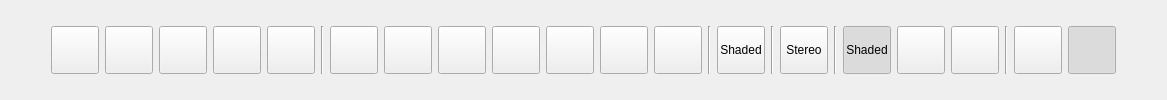
              <widget class="QWidget" name="tabView">
               <attribute name="title">
                <string>View</string>
               </attribute>
               <layout class="QGridLayout" name="gridLayout_12">
                <item row="0" column="0">
                 <layout class="QHBoxLayout" name="horizontalLayout_6">
                  <item>
                   <spacer name="horizontalSpacer">
                    <property name="orientation">
                     <enum>Qt::Horizontal</enum>
                    </property>
                    <property name="sizeHint" stdset="0">
                     <size>
                      <width>40</width>
                      <height>20</height>
                     </size>
                    </property>
                   </spacer>
                  </item>
                  <item>
                   <widget class="QToolButton" name="toolButtonRotateView">
                    <property name="minimumSize">
                     <size>
                      <width>48</width>
                      <height>48</height>
                     </size>
                    </property>
                    <property name="maximumSize">
                     <size>
                      <width>48</width>
                      <height>48</height>
                     </size>
                    </property>
                    <property name="toolTip">
                     <string>Rotate View</string>
                    </property>
                    <property name="text">
                     <string/>
                    </property>
                    <property name="icon">
                     <iconset resource="ModelViewer.qrc">
                      <normaloff>:/new/prefix1/res/rotateview.png</normaloff>:/new/prefix1/res/rotateview.png</iconset>
                    </property>
                    <property name="iconSize">
                     <size>
                      <width>48</width>
                      <height>48</height>
                     </size>
                    </property>
                    <property name="checkable">
                     <bool>false</bool>
                    </property>
                    <attribute name="buttonGroup">
                     <string notr="true">buttonGroupviewManip</string>
                    </attribute>
                   </widget>
                  </item>
                  <item>
                   <widget class="QToolButton" name="toolButtonPanView">
                    <property name="minimumSize">
                     <size>
                      <width>48</width>
                      <height>48</height>
                     </size>
                    </property>
                    <property name="maximumSize">
                     <size>
                      <width>48</width>
                      <height>48</height>
                     </size>
                    </property>
                    <property name="toolTip">
                     <string>Pan View</string>
                    </property>
                    <property name="text">
                     <string/>
                    </property>
                    <property name="icon">
                     <iconset resource="ModelViewer.qrc">
                      <normaloff>:/new/prefix1/res/panview.png</normaloff>:/new/prefix1/res/panview.png</iconset>
                    </property>
                    <property name="iconSize">
                     <size>
                      <width>48</width>
                      <height>48</height>
                     </size>
                    </property>
                    <property name="checkable">
                     <bool>false</bool>
                    </property>
                    <attribute name="buttonGroup">
                     <string notr="true">buttonGroupviewManip</string>
                    </attribute>
                   </widget>
                  </item>
                  <item>
                   <widget class="QToolButton" name="toolButtonZoomView">
                    <property name="minimumSize">
                     <size>
                      <width>48</width>
                      <height>48</height>
                     </size>
                    </property>
                    <property name="maximumSize">
                     <size>
                      <width>48</width>
                      <height>48</height>
                     </size>
                    </property>
                    <property name="toolTip">
                     <string>Zoom View</string>
                    </property>
                    <property name="text">
                     <string/>
                    </property>
                    <property name="icon">
                     <iconset resource="ModelViewer.qrc">
                      <normaloff>:/new/prefix1/res/zoomview.png</normaloff>:/new/prefix1/res/zoomview.png</iconset>
                    </property>
                    <property name="iconSize">
                     <size>
                      <width>48</width>
                      <height>48</height>
                     </size>
                    </property>
                    <property name="checkable">
                     <bool>false</bool>
                    </property>
                    <attribute name="buttonGroup">
                     <string notr="true">buttonGroupviewManip</string>
                    </attribute>
                   </widget>
                  </item>
                  <item>
                   <widget class="QToolButton" name="toolButtonFitAll">
                    <property name="minimumSize">
                     <size>
                      <width>48</width>
                      <height>48</height>
                     </size>
                    </property>
                    <property name="maximumSize">
                     <size>
                      <width>48</width>
                      <height>48</height>
                     </size>
                    </property>
                    <property name="toolTip">
                     <string>Fit All</string>
                    </property>
                    <property name="text">
                     <string/>
                    </property>
                    <property name="icon">
                     <iconset resource="ModelViewer.qrc">
                      <normaloff>:/new/prefix1/res/fit-all.png</normaloff>:/new/prefix1/res/fit-all.png</iconset>
                    </property>
                    <property name="iconSize">
                     <size>
                      <width>48</width>
                      <height>48</height>
                     </size>
                    </property>
                    <property name="checkable">
                     <bool>false</bool>
                    </property>
                   </widget>
                  </item>
                  <item>
                   <widget class="QToolButton" name="toolButtonWindowZoom">
                    <property name="minimumSize">
                     <size>
                      <width>48</width>
                      <height>48</height>
                     </size>
                    </property>
                    <property name="maximumSize">
                     <size>
                      <width>48</width>
                      <height>48</height>
                     </size>
                    </property>
                    <property name="toolTip">
                     <string>Window Zoom</string>
                    </property>
                    <property name="text">
                     <string/>
                    </property>
                    <property name="icon">
                     <iconset resource="ModelViewer.qrc">
                      <normaloff>:/new/prefix1/res/window-zoom.png</normaloff>:/new/prefix1/res/window-zoom.png</iconset>
                    </property>
                    <property name="iconSize">
                     <size>
                      <width>48</width>
                      <height>48</height>
                     </size>
                    </property>
                    <property name="checkable">
                     <bool>true</bool>
                    </property>
                   </widget>
                  </item>
                  <item>
                   <widget class="Line" name="line_5">
                    <property name="orientation">
                     <enum>Qt::Vertical</enum>
                    </property>
                   </widget>
                  </item>
                  <item>
                   <widget class="QToolButton" name="toolButtonTopView">
                    <property name="minimumSize">
                     <size>
                      <width>48</width>
                      <height>48</height>
                     </size>
                    </property>
                    <property name="maximumSize">
                     <size>
                      <width>48</width>
                      <height>48</height>
                     </size>
                    </property>
                    <property name="toolTip">
                     <string>Top View</string>
                    </property>
                    <property name="text">
                     <string/>
                    </property>
                    <property name="icon">
                     <iconset resource="ModelViewer.qrc">
                      <normaloff>:/new/prefix1/res/top.png</normaloff>:/new/prefix1/res/top.png</iconset>
                    </property>
                    <property name="iconSize">
                     <size>
                      <width>48</width>
                      <height>48</height>
                     </size>
                    </property>
                    <property name="shortcut">
                     <string>Ctrl+T</string>
                    </property>
                    <property name="checkable">
                     <bool>true</bool>
                    </property>
                    <attribute name="buttonGroup">
                     <string notr="true">buttonGroupViews</string>
                    </attribute>
                   </widget>
                  </item>
                  <item>
                   <widget class="QToolButton" name="toolButtonBottomView">
                    <property name="minimumSize">
                     <size>
                      <width>48</width>
                      <height>48</height>
                     </size>
                    </property>
                    <property name="maximumSize">
                     <size>
                      <width>48</width>
                      <height>48</height>
                     </size>
                    </property>
                    <property name="toolTip">
                     <string>Bottom View</string>
                    </property>
                    <property name="text">
                     <string/>
                    </property>
                    <property name="icon">
                     <iconset resource="ModelViewer.qrc">
                      <normaloff>:/new/prefix1/res/bottom.png</normaloff>:/new/prefix1/res/bottom.png</iconset>
                    </property>
                    <property name="iconSize">
                     <size>
                      <width>48</width>
                      <height>48</height>
                     </size>
                    </property>
                    <property name="shortcut">
                     <string>Ctrl+B</string>
                    </property>
                    <property name="checkable">
                     <bool>true</bool>
                    </property>
                    <attribute name="buttonGroup">
                     <string notr="true">buttonGroupViews</string>
                    </attribute>
                   </widget>
                  </item>
                  <item>
                   <widget class="QToolButton" name="toolButtonLeftView">
                    <property name="minimumSize">
                     <size>
                      <width>48</width>
                      <height>48</height>
                     </size>
                    </property>
                    <property name="maximumSize">
                     <size>
                      <width>48</width>
                      <height>48</height>
                     </size>
                    </property>
                    <property name="toolTip">
                     <string>Left View</string>
                    </property>
                    <property name="text">
                     <string/>
                    </property>
                    <property name="icon">
                     <iconset resource="ModelViewer.qrc">
                      <normaloff>:/new/prefix1/res/left.png</normaloff>:/new/prefix1/res/left.png</iconset>
                    </property>
                    <property name="iconSize">
                     <size>
                      <width>48</width>
                      <height>48</height>
                     </size>
                    </property>
                    <property name="shortcut">
                     <string>Ctrl+L</string>
                    </property>
                    <property name="checkable">
                     <bool>true</bool>
                    </property>
                    <attribute name="buttonGroup">
                     <string notr="true">buttonGroupViews</string>
                    </attribute>
                   </widget>
                  </item>
                  <item>
                   <widget class="QToolButton" name="toolButtonRightView">
                    <property name="minimumSize">
                     <size>
                      <width>48</width>
                      <height>48</height>
                     </size>
                    </property>
                    <property name="maximumSize">
                     <size>
                      <width>48</width>
                      <height>48</height>
                     </size>
                    </property>
                    <property name="toolTip">
                     <string>Right View</string>
                    </property>
                    <property name="text">
                     <string/>
                    </property>
                    <property name="icon">
                     <iconset resource="ModelViewer.qrc">
                      <normaloff>:/new/prefix1/res/right.png</normaloff>:/new/prefix1/res/right.png</iconset>
                    </property>
                    <property name="iconSize">
                     <size>
                      <width>48</width>
                      <height>48</height>
                     </size>
                    </property>
                    <property name="shortcut">
                     <string>Ctrl+R</string>
                    </property>
                    <property name="checkable">
                     <bool>true</bool>
                    </property>
                    <attribute name="buttonGroup">
                     <string notr="true">buttonGroupViews</string>
                    </attribute>
                   </widget>
                  </item>
                  <item>
                   <widget class="QToolButton" name="toolButtonFrontView">
                    <property name="minimumSize">
                     <size>
                      <width>48</width>
                      <height>48</height>
                     </size>
                    </property>
                    <property name="maximumSize">
                     <size>
                      <width>48</width>
                      <height>48</height>
                     </size>
                    </property>
                    <property name="toolTip">
                     <string>Front View</string>
                    </property>
                    <property name="text">
                     <string/>
                    </property>
                    <property name="icon">
                     <iconset resource="ModelViewer.qrc">
                      <normaloff>:/new/prefix1/res/front.png</normaloff>:/new/prefix1/res/front.png</iconset>
                    </property>
                    <property name="iconSize">
                     <size>
                      <width>48</width>
                      <height>48</height>
                     </size>
                    </property>
                    <property name="shortcut">
                     <string>Ctrl+F</string>
                    </property>
                    <property name="checkable">
                     <bool>true</bool>
                    </property>
                    <attribute name="buttonGroup">
                     <string notr="true">buttonGroupViews</string>
                    </attribute>
                   </widget>
                  </item>
                  <item>
                   <widget class="QToolButton" name="toolButtonBackView">
                    <property name="minimumSize">
                     <size>
                      <width>48</width>
                      <height>48</height>
                     </size>
                    </property>
                    <property name="maximumSize">
                     <size>
                      <width>48</width>
                      <height>48</height>
                     </size>
                    </property>
                    <property name="toolTip">
                     <string>Back View</string>
                    </property>
                    <property name="text">
                     <string/>
                    </property>
                    <property name="icon">
                     <iconset resource="ModelViewer.qrc">
                      <normaloff>:/new/prefix1/res/back.png</normaloff>:/new/prefix1/res/back.png</iconset>
                    </property>
                    <property name="iconSize">
                     <size>
                      <width>48</width>
                      <height>48</height>
                     </size>
                    </property>
                    <property name="shortcut">
                     <string>Ctrl+G</string>
                    </property>
                    <property name="checkable">
                     <bool>true</bool>
                    </property>
                    <attribute name="buttonGroup">
                     <string notr="true">buttonGroupViews</string>
                    </attribute>
                   </widget>
                  </item>
                  <item>
                   <widget class="QToolButton" name="toolButtonIsometricView">
                    <property name="minimumSize">
                     <size>
                      <width>48</width>
                      <height>48</height>
                     </size>
                    </property>
                    <property name="maximumSize">
                     <size>
                      <width>48</width>
                      <height>48</height>
                     </size>
                    </property>
                    <property name="toolTip">
                     <string>Axonometric View</string>
                    </property>
                    <property name="text">
                     <string/>
                    </property>
                    <property name="icon">
                     <iconset resource="ModelViewer.qrc">
                      <normaloff>:/new/prefix1/res/isometric.png</normaloff>:/new/prefix1/res/isometric.png</iconset>
                    </property>
                    <property name="iconSize">
                     <size>
                      <width>48</width>
                      <height>48</height>
                     </size>
                    </property>
                    <property name="checkable">
                     <bool>false</bool>
                    </property>
                    <property name="checked">
                     <bool>false</bool>
                    </property>
                   </widget>
                  </item>
                  <item>
                   <widget class="Line" name="line_2">
                    <property name="orientation">
                     <enum>Qt::Vertical</enum>
                    </property>
                   </widget>
                  </item>
                  <item>
                   <widget class="QToolButton" name="toolButtonProjection">
                    <property name="minimumSize">
                     <size>
                      <width>48</width>
                      <height>48</height>
                     </size>
                    </property>
                    <property name="maximumSize">
                     <size>
                      <width>48</width>
                      <height>48</height>
                     </size>
                    </property>
                    <property name="toolTip">
                     <string>Perspective</string>
                    </property>
                    <property name="text">
                     <string>Shaded</string>
                    </property>
                    <property name="icon">
                     <iconset resource="ModelViewer.qrc">
                      <normaloff>:/new/prefix1/res/Perspective.png</normaloff>
                      <normalon>:/new/prefix1/res/Ortho.png</normalon>:/new/prefix1/res/Perspective.png</iconset>
                    </property>
                    <property name="iconSize">
                     <size>
                      <width>48</width>
                      <height>48</height>
                     </size>
                    </property>
                    <property name="checkable">
                     <bool>true</bool>
                    </property>
                    <property name="checked">
                     <bool>false</bool>
                    </property>
                   </widget>
                  </item>
                  <item>
                   <widget class="Line" name="line_4">
                    <property name="orientation">
                     <enum>Qt::Vertical</enum>
                    </property>
                   </widget>
                  </item>
                  <item>
                   <widget class="QToolButton" name="toolButtonMultiView">
                    <property name="enabled">
                     <bool>true</bool>
                    </property>
                    <property name="minimumSize">
                     <size>
                      <width>48</width>
                      <height>48</height>
                     </size>
                    </property>
                    <property name="maximumSize">
                     <size>
                      <width>48</width>
                      <height>48</height>
                     </size>
                    </property>
                    <property name="toolTip">
                     <string>Multiple Views</string>
                    </property>
                    <property name="text">
                     <string>Stereo</string>
                    </property>
                    <property name="icon">
                     <iconset resource="ModelViewer.qrc">
                      <normaloff>:/new/prefix1/res/multiview.png</normaloff>:/new/prefix1/res/multiview.png</iconset>
                    </property>
                    <property name="iconSize">
                     <size>
                      <width>48</width>
                      <height>48</height>
                     </size>
                    </property>
                    <property name="shortcut">
                     <string>F4</string>
                    </property>
                    <property name="checkable">
                     <bool>true</bool>
                    </property>
                    <property name="checked">
                     <bool>false</bool>
                    </property>
                    <property name="toolButtonStyle">
                     <enum>Qt::ToolButtonIconOnly</enum>
                    </property>
                   </widget>
                  </item>
                  <item>
                   <widget class="Line" name="line">
                    <property name="orientation">
                     <enum>Qt::Vertical</enum>
                    </property>
                   </widget>
                  </item>
                  <item>
                   <widget class="QToolButton" name="toolButtonDisplayMode">
                    <property name="minimumSize">
                     <size>
                      <width>48</width>
                      <height>48</height>
                     </size>
                    </property>
                    <property name="maximumSize">
                     <size>
                      <width>48</width>
                      <height>48</height>
                     </size>
                    </property>
                    <property name="toolTip">
                     <string>Display Mode</string>
                    </property>
                    <property name="text">
                     <string>Shaded</string>
                    </property>
                    <property name="icon">
                     <iconset resource="ModelViewer.qrc">
                      <normaloff>:/new/prefix1/res/shaded.png</normaloff>
                      <normalon>:/new/prefix1/res/wireframe.png</normalon>:/new/prefix1/res/shaded.png</iconset>
                    </property>
                    <property name="iconSize">
                     <size>
                      <width>48</width>
                      <height>48</height>
                     </size>
                    </property>
                    <property name="checkable">
                     <bool>true</bool>
                    </property>
                    <property name="checked">
                     <bool>true</bool>
                    </property>
                    <property name="popupMode">
                     <enum>QToolButton::InstantPopup</enum>
                    </property>
                   </widget>
                  </item>
                  <item>
                   <widget class="QToolButton" name="toolButtonVertexNormal">
                    <property name="minimumSize">
                     <size>
                      <width>48</width>
                      <height>48</height>
                     </size>
                    </property>
                    <property name="maximumSize">
                     <size>
                      <width>48</width>
                      <height>48</height>
                     </size>
                    </property>
                    <property name="toolTip">
                     <string>Show/Hide Vertex Normals</string>
                    </property>
                    <property name="text">
                     <string/>
                    </property>
                    <property name="icon">
                     <iconset resource="ModelViewer.qrc">
                      <normaloff>:/new/prefix1/res/hideVertexNormal.png</normaloff>
                      <normalon>:/new/prefix1/res/showVertexNormal.png</normalon>:/new/prefix1/res/hideVertexNormal.png</iconset>
                    </property>
                    <property name="iconSize">
                     <size>
                      <width>48</width>
                      <height>48</height>
                     </size>
                    </property>
                    <property name="checkable">
                     <bool>true</bool>
                    </property>
                   </widget>
                  </item>
                  <item>
                   <widget class="QToolButton" name="toolButtonFaceNormal">
                    <property name="minimumSize">
                     <size>
                      <width>48</width>
                      <height>48</height>
                     </size>
                    </property>
                    <property name="maximumSize">
                     <size>
                      <width>48</width>
                      <height>48</height>
                     </size>
                    </property>
                    <property name="toolTip">
                     <string>Show/Hide Face Normals</string>
                    </property>
                    <property name="text">
                     <string/>
                    </property>
                    <property name="icon">
                     <iconset resource="ModelViewer.qrc">
                      <normaloff>:/new/prefix1/res/hideFaceNormal.png</normaloff>
                      <normalon>:/new/prefix1/res/showFaceNormal.png</normalon>:/new/prefix1/res/hideFaceNormal.png</iconset>
                    </property>
                    <property name="iconSize">
                     <size>
                      <width>48</width>
                      <height>48</height>
                     </size>
                    </property>
                    <property name="checkable">
                     <bool>true</bool>
                    </property>
                   </widget>
                  </item>
                  <item>
                   <widget class="Line" name="line_3">
                    <property name="orientation">
                     <enum>Qt::Vertical</enum>
                    </property>
                   </widget>
                  </item>
                  <item>
                   <widget class="QToolButton" name="toolButtonSectionView">
                    <property name="minimumSize">
                     <size>
                      <width>48</width>
                      <height>48</height>
                     </size>
                    </property>
                    <property name="maximumSize">
                     <size>
                      <width>48</width>
                      <height>48</height>
                     </size>
                    </property>
                    <property name="toolTip">
                     <string>Clipping Planes</string>
                    </property>
                    <property name="text">
                     <string/>
                    </property>
                    <property name="icon">
                     <iconset resource="ModelViewer.qrc">
                      <normaloff>:/new/prefix1/res/section.png</normaloff>:/new/prefix1/res/section.png</iconset>
                    </property>
                    <property name="iconSize">
                     <size>
                      <width>48</width>
                      <height>48</height>
                     </size>
                    </property>
                    <property name="checkable">
                     <bool>true</bool>
                    </property>
                   </widget>
                  </item>
                  <item>
                   <widget class="QToolButton" name="toolButtonShowHideAxis">
                    <property name="minimumSize">
                     <size>
                      <width>48</width>
                      <height>48</height>
                     </size>
                    </property>
                    <property name="maximumSize">
                     <size>
                      <width>48</width>
                      <height>48</height>
                     </size>
                    </property>
                    <property name="toolTip">
                     <string>Show/Hide Axis</string>
                    </property>
                    <property name="text">
                     <string/>
                    </property>
                    <property name="icon">
                     <iconset resource="ModelViewer.qrc">
                      <normaloff>:/new/prefix1/res/hideAxis.png</normaloff>
                      <normalon>:/new/prefix1/res/showAxis.png</normalon>:/new/prefix1/res/hideAxis.png</iconset>
                    </property>
                    <property name="iconSize">
                     <size>
                      <width>48</width>
                      <height>48</height>
                     </size>
                    </property>
                    <property name="checkable">
                     <bool>true</bool>
                    </property>
                    <property name="checked">
                     <bool>true</bool>
                    </property>
                   </widget>
                  </item>
                  <item>
                   <spacer name="horizontalSpacer_2">
                    <property name="orientation">
                     <enum>Qt::Horizontal</enum>
                    </property>
                    <property name="sizeHint" stdset="0">
                     <size>
                      <width>40</width>
                      <height>20</height>
                     </size>
                    </property>
                   </spacer>
                  </item>
                 </layout>
                </item>
               </layout>
              </widget>
